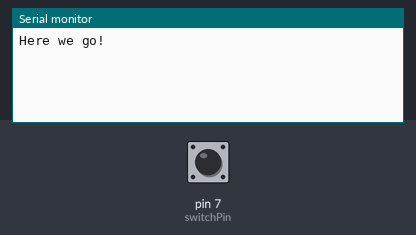
Simulated run of this sketch. Board: Arduino Uno, built with avr-gcc and run on an emulated ATmega328P. On the bench: the last lines printed to the serial monitor. The test bench sets the inputs (shaded band); at power-on: pin 7 (switchPin) HIGH.

Above: at 1.2 s.
1.3 s: pin 7 (switchPin) pulled LOW for 0.15 s
At 2.0 s:
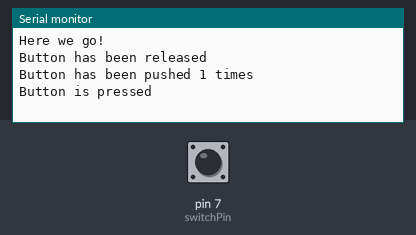
2.9 s: pin 7 (switchPin) pulled LOW for 1 s
At 3.5 s:
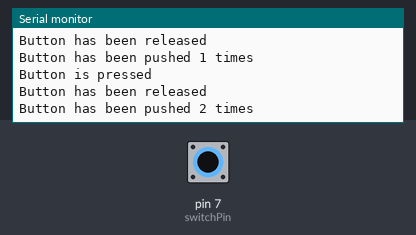
5.4 s: pin 7 (switchPin) pulled LOW for 0.15 s
At 6.4 s:
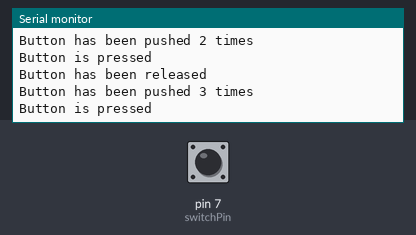

Measured:
- after the input at 1.3 s, the serial monitor: prints a new line at once (image 1)
- after the input at 2.9 s, the serial monitor: prints a new line after 0.05 s (image 2)
- after the input at 5.4 s, the serial monitor: prints a new line after 0.05 s (image 3)

The sketch:

Debugging_Example.ino
```cpp
// (licence header left out)
int switchPin = 7;
int baudRate = 9600;

// We'll use a global variable to track how many times the
// button has been pushed.
int pushes = 0;

// Include and instantiate an instance of the Bounce object.
// We want to debounce the switch signal with a 20ms interval.
#include <Bounce.h>
Bounce bouncer(switchPin, 20);

void setup() {
  Serial.begin(baudRate);
  Serial.println("Here we go!");
}

void loop() {
  bouncer.update();

  if(bouncer.risingEdge()) {
    Serial.println("Button is pressed");
  }

  if(bouncer.fallingEdge()) {
    pushes++;
    Serial.println("Button has been released");
    Serial.print("Button has been pushed ");
    Serial.print(pushes);
    Serial.println(" times\n"); // \n adds a second newline.
  }
}
```
